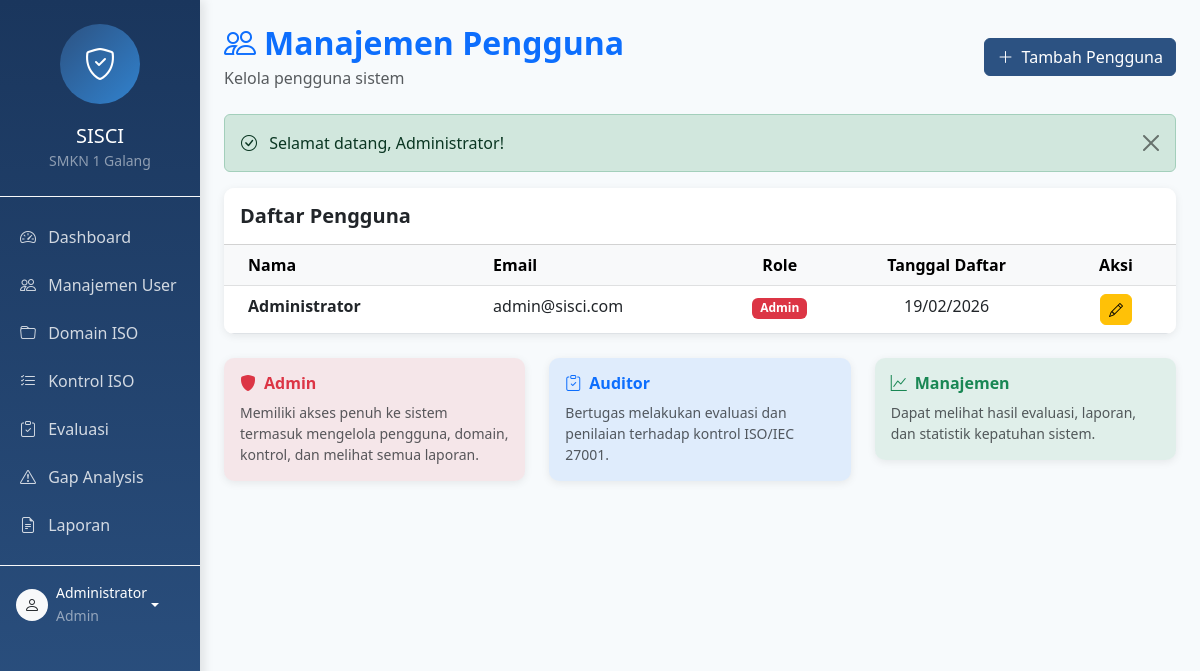
The app's page /index.php?page=users (signed in) with its own data.
### tables this page shows
CREATE TABLE users (
    id INT AUTO_INCREMENT PRIMARY KEY COMMENT 'ID unik pengguna',
    nama VARCHAR(100) NOT NULL COMMENT 'Nama lengkap pengguna',
    email VARCHAR(100) NOT NULL UNIQUE COMMENT 'Email pengguna (username login)',
    password VARCHAR(255) NOT NULL COMMENT 'Password yang sudah di-hash',
    role ENUM('admin', 'auditor', 'manajemen') NOT NULL DEFAULT 'auditor' COMMENT 'Role pengguna',
    created_at TIMESTAMP DEFAULT CURRENT_TIMESTAMP COMMENT 'Waktu pembuatan akun',
    updated_at TIMESTAMP DEFAULT CURRENT_TIMESTAMP ON UPDATE CURRENT_TIMESTAMP COMMENT 'Waktu terakhir update',
    
    INDEX idx_email (email),
    INDEX idx_role (role)
);

### controllers/UserController.php (called while the page is built, shortened)
<?php
require_once __DIR__ . '/../models/UserModel.php';
class UserController {
    private $userModel;
    public function __construct() {
        $this->userModel = new UserModel();
    }
    public function index() {
        $users = $this->userModel->getAll();
        include __DIR__ . '/../views/users/index.php';
    }
}

### config/config.php (called while the page is built, shortened)
<?php
function isLoggedIn() {
    return isset($_SESSION['user_id']) && !empty($_SESSION['user_id']);
}
function hasRole($roles) {
    if (is_string($roles)) {
        $roles = [$roles];
    }
    return in_array($_SESSION['user_role'], $roles);
}
function getCurrentUser() {
    return [
        'id' => $_SESSION['user_id'],
        'nama' => $_SESSION['user_nama'],
        'email' => $_SESSION['user_email'],
        'role' => $_SESSION['user_role']
    ];
}
function getSuccess() {
    if (isset($_SESSION['success'])) {
        $success = $_SESSION['success'];
        return $success;
    }
    return null;
}

### models/UserModel.php (called while the page is built, shortened)
<?php
require_once __DIR__ . '/../config/database.php';
class UserModel {
    private $db;
    public function __construct() {
        $this->db = getDB();
    }
    public function getAll() {
        $stmt = $this->db->query("SELECT id, nama, email, role, created_at FROM users ORDER BY created_at DESC");
        return $stmt->fetchAll();
    }
}

### config/database.php (called while the page is built, shortened)
<?php
class Database {
    private static $instance = null;
    public static function getInstance() {
        if (self::$instance === null) {
            try {
                $dsn = "mysql:host=" . DB_HOST . ";dbname=" . DB_NAME . ";charset=" . DB_CHARSET;
                $options = [
                    PDO::ATTR_ERRMODE => PDO::ERRMODE_EXCEPTION,
                    PDO::ATTR_DEFAULT_FETCH_MODE => PDO::FETCH_ASSOC,
                    PDO::ATTR_EMULATE_PREPARES => false,
                ];
                self::$instance = new PDO($dsn, DB_USER, DB_PASS, $options);
            } catch (PDOException $e) {
                error_log("Koneksi Database Gagal: " . $e->getMessage());
                die("Terjadi kesalahan koneksi database. Silakan coba lagi nanti.");
            }
        }
        return self::$instance;
    }
}
function getDB() {
    return Database::getInstance();
}

### views/users/index.php (the view, shortened to what this page needs)
<?php
include __DIR__ . '/../layouts/header.php';
?>
<div class="container-fluid">
    <div class="row">
        <?php include __DIR__ . '/../layouts/sidebar.php'; ?>
        <div class="col-md-9 col-lg-10 main-content p-4">
            <div class="d-flex justify-content-between align-items-center mb-4">
                <div>
                    <h2 class="fw-bold text-primary mb-1">
                        <i class="bi bi-people me-2"></i>Manajemen Pengguna
                    </h2>
                    <p class="text-muted mb-0">Kelola pengguna sistem</p>
                </div>
                <a href="<?php echo BASE_URL; ?>index.php?page=users&action=create" class="btn btn-primary">
                    <i class="bi bi-plus-lg me-1"></i>
                    Tambah Pengguna
                </a>
            </div>
            <?php if ($success = getSuccess()): ?>
                <div class="alert alert-success alert-dismissible fade show" role="alert">
                    <i class="bi bi-check-circle me-2"></i>
                    <?php echo $success; ?>
                    <button type="button" class="btn-close" data-bs-dismiss="alert"></button>
                </div>
            <?php endif; ?>
            <div class="card table-container">
                <div class="card-header bg-white py-3">
                    <h5 class="fw-bold mb-0">Daftar Pengguna</h5>
                </div>
                <div class="table-responsive">
                    <table class="table table-hover mb-0">
                        <thead class="table-light">
                            <tr>
                                <th class="px-4">Nama</th>
                                <th>Email</th>
                                <th class="text-center">Role</th>
                                <th class="text-center">Tanggal Daftar</th>
                                <th class="text-center" style="width: 120px;">Aksi</th>
                            </tr>
                        </thead>
                        <tbody>
                            <?php if (empty($users)): ?>
                            <tr>
                                <td colspan="5" class="text-center py-4 text-muted">
                                    <i class="bi bi-inbox fs-3 d-block mb-2"></i>
                                    Tidak ada data pengguna
                                </td>
                            </tr>
                            <?php else: ?>
                                <?php foreach ($users as $user):
                                    $roleBadgeClass = [
                                        'admin' => 'bg-danger',
                                        'auditor' => 'bg-primary',
                                        'manajemen' => 'bg-success'
                                    ][$user['role']] ?? 'bg-secondary';
                                ?>
                                <tr>
                                    <td class="px-4 fw-semibold"><?php echo htmlspecialchars($user['nama']); ?></td>
                                    <td><?php echo $user['email']; ?></td>
                                    <td class="text-center">
                                        <span class="badge <?php echo $roleBadgeClass; ?> text-capitalize">
                                            <?php echo $user['role']; ?>
                                        </span>
                                    </td>
                                    <td class="text-center">
                                        <?php echo date('d/m/Y', strtotime($user['created_at'])); ?>
                                    </td>
                                    <td class="text-center">
                                        <a href="<?php echo BASE_URL; ?>index.php?page=users&action=edit&id=<?php echo $user['id']; ?>"
                                           class="btn btn-sm btn-warning" title="Edit">
                                            <i class="bi bi-pencil"></i>
                                        </a>
                                    </td>
                                </tr>
                                <?php endforeach; ?>
                            <?php endif; ?>
                        </tbody>
                    </table>
                </div>
            </div>
            <div class="row mt-4">
                <div class="col-md-4">
                    <div class="card bg-danger bg-opacity-10 border-danger">
                        <div class="card-body">
                            <h6 class="fw-bold text-danger mb-2">
                                <i class="bi bi-shield-fill me-2"></i>Admin
                            </h6>
                            <p class="text-muted small mb-0">
                                Memiliki akses penuh ke sistem termasuk mengelola pengguna, domain, kontrol, dan melihat semua laporan.
                            </p>
                        </div>
                    </div>
                </div>
                <div class="col-md-4">
                    <div class="card bg-primary bg-opacity-10 border-primary">
                        <div class="card-body">
                            <h6 class="fw-bold text-primary mb-2">
                                <i class="bi bi-clipboard-check me-2"></i>Auditor
                            </h6>
                            <p class="text-muted small mb-0">
                                Bertugas melakukan evaluasi dan penilaian terhadap kontrol ISO/IEC 27001.
                            </p>
                        </div>
                    </div>
                </div>
                <div class="col-md-4">
                    <div class="card bg-success bg-opacity-10 border-success">
                        <div class="card-body">
                            <h6 class="fw-bold text-success mb-2">
                                <i class="bi bi-graph-up me-2"></i>Manajemen
                            </h6>
                            <p class="text-muted small mb-0">
                                Dapat melihat hasil evaluasi, laporan, dan statistik kepatuhan sistem.
                            </p>
                        </div>
                    </div>
                </div>
            </div>
        </div>
    </div>
</div>
<?php
include __DIR__ . '/../layouts/footer.php';

### views/layouts/sidebar.php (shortened to what this page needs)
<?php
$currentPage = $_GET['page'] ?? 'dashboard';
$currentAction = $_GET['action'] ?? 'index';
function isActive($page, $action = null) {
    global $currentPage, $currentAction;
    if ($action === null) {
        return $currentPage === $page ? 'active' : '';
    }
    return ($currentPage === $page) ? 'active' : '';
}
?>
<div class="col-md-3 col-lg-2 sidebar p-0">
    <div class="d-flex flex-column">
        <div class="text-center p-4 border-bottom border-light">
            <div class="brand-logo mx-auto">
                <i class="bi bi-shield-check"></i>
            </div>
            <h5 class="text-white mb-0">SISCI</h5>
            <small class="text-white-50">SMKN 1 Galang</small>
        </div>
        <nav class="nav flex-column py-3">
            <a href="<?php echo BASE_URL; ?>index.php?page=dashboard"
               class="nav-link <?php echo isActive('dashboard'); ?>">
                <i class="bi bi-speedometer2"></i>
                Dashboard
            </a>
            <?php if (hasRole('admin')): ?>
            <a href="<?php echo BASE_URL; ?>index.php?page=users"
               class="nav-link <?php echo isActive('users'); ?>">
                <i class="bi bi-people"></i>
                Manajemen User
            </a>
            <?php endif; ?>
            <?php if (hasRole('admin')): ?>
            <a href="<?php echo BASE_URL; ?>index.php?page=domain"
               class="nav-link <?php echo isActive('domain'); ?>">
                <i class="bi bi-folder"></i>
                Domain ISO
            </a>
            <a href="<?php echo BASE_URL; ?>index.php?page=kontrol"
               class="nav-link <?php echo isActive('kontrol'); ?>">
                <i class="bi bi-list-check"></i>
                Kontrol ISO
            </a>
            <?php endif; ?>
            <?php if (hasRole(['admin', 'auditor'])): ?>
            <a href="<?php echo BASE_URL; ?>index.php?page=evaluasi"
               class="nav-link <?php echo isActive('evaluasi'); ?>">
                <i class="bi bi-clipboard-check"></i>
                Evaluasi
            </a>
            <?php endif; ?>
            <a href="<?php echo BASE_URL; ?>index.php?page=evaluasi&action=gap"
               class="nav-link <?php echo ($currentPage === 'evaluasi' && $currentAction === 'gap') ? 'active' : ''; ?>">
                <i class="bi bi-exclamation-triangle"></i>
                Gap Analysis
            </a>
            <a href="<?php echo BASE_URL; ?>index.php?page=laporan"
               class="nav-link <?php echo isActive('laporan'); ?>">
                <i class="bi bi-file-earmark-text"></i>
                Laporan
            </a>
        </nav>
        <div class="mt-auto p-3 border-top border-light">
            <div class="dropdown">
                <a href="#" class="d-flex align-items-center text-white text-decoration-none dropdown-toggle"
                   data-bs-toggle="dropdown">
                    <div class="bg-light rounded-circle d-flex align-items-center justify-content-center me-2"
                         style="width: 32px; height: 32px;">
                        <i class="bi bi-person text-dark"></i>
                    </div>
                    <div>
                        <small class="d-block text-white"><?php echo htmlspecialchars($currentUser['nama']); ?></small>
                        <small class="text-white-50 text-capitalize"><?php echo $currentUser['role']; ?></small>
                    </div>
                </a>
            </div>
        </div>
    </div>
</div>

### views/layouts/header.php (style rules this page uses)
:root { --primary-color: #2c5282; --secondary-color: #4a5568; --success-color: #38a169; --info-color: #3182ce; --warning-color: #d69e2e; --danger-color: #e53e3e; --light-bg: #f7fafc; }
body { font-family: 'Segoe UI', Tahoma, Geneva, Verdana, sans-serif; background-color: var(--light-bg); }
.sidebar { min-height: 100vh; background: linear-gradient(180deg, #1a365d 0%, #2c5282 100%); box-shadow: 4px 0 10px rgba(0,0,0,0.1); }
.sidebar .nav-link { color: rgba(255,255,255,0.8); padding: 12px 20px; border-radius: 0; transition: all 0.3s ease; }
.sidebar .nav-link i { width: 24px; margin-right: 8px; }
.card { border: none; border-radius: 10px; box-shadow: 0 2px 8px rgba(0,0,0,0.08); transition: transform 0.2s ease, box-shadow 0.2s ease; }
.table-container { background: #fff; border-radius: 10px; box-shadow: 0 2px 8px rgba(0,0,0,0.08); overflow: hidden; }
.btn { border-radius: 6px; font-weight: 500; transition: all 0.3s ease; }
.btn-primary { background-color: var(--primary-color); border-color: var(--primary-color); }
.brand-logo { width: 80px; height: 80px; background: linear-gradient(135deg, var(--primary-color), var(--info-color)); border-radius: 50%; display: flex; align-items: center; justify-content: center; color: white; font-size: 32px; margin: 0 auto 20px; }

### records on screen
users: nama "Administrator", role "Admin", email "admin@sisci.com", created_at "19/02/2026"

### other values on screen
$success "Selamat datang, Administrator!"
